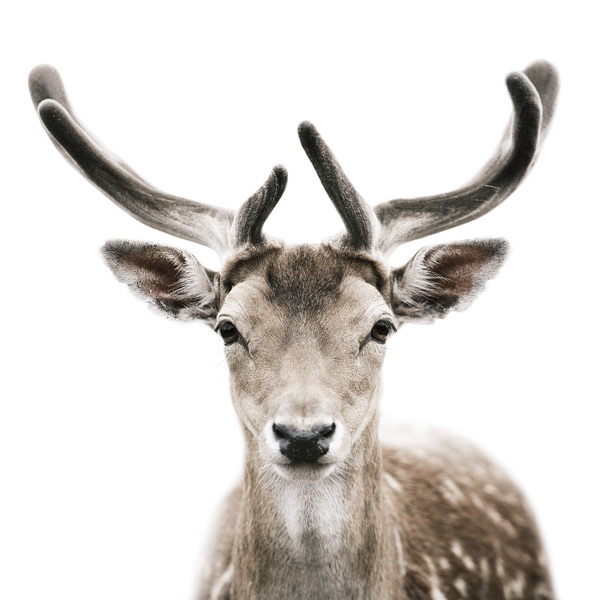
#> input picture PencilSketch/deer.jpg, 600 x 600 px
$ jupyter execute python-checkpoint.ipynb
#> lines starting #> are read from the running program, lines starting #| are printed output that depends on the picture
[cell 1]
import cv2
import matplotlib.pyplot as plt

[cell 2]
#display the image
image = cv2.imread("deer.jpg")
#> image is the input picture: shape (600, 600, 3); mean B, G, R 211.6, 215.3, 219
cv2.imshow("Deer",image)
cv2.waitKey(0)

[cell 3]
#convert into black and white image
grey = cv2.cvtColor(image,cv2.COLOR_BGR2GRAY)
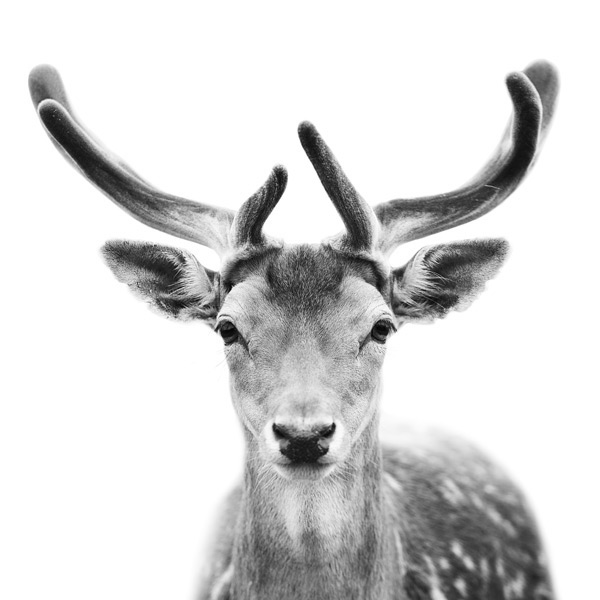
#> grey: shape (600, 600); min 2, max 255, mean 216
cv2.imshow("New Deer",grey)
cv2.waitKey(0)

[cell 4]
#invert the black and white image
inverted_image = 255 - grey
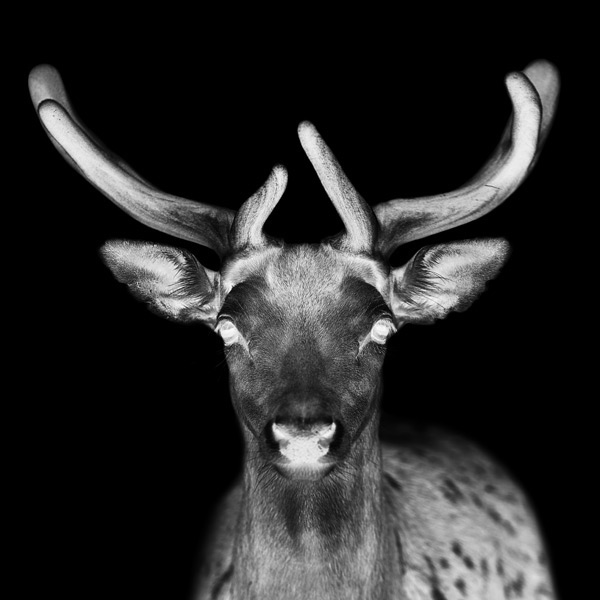
#> inverted_image: shape (600, 600); min 0, max 253, mean 39
cv2.imshow("Inverted", inverted_image)
cv2.waitKey(0)

[cell 5]
#blur the inverted image
blurred = cv2.GaussianBlur(inverted_image, (21, 21), 0)
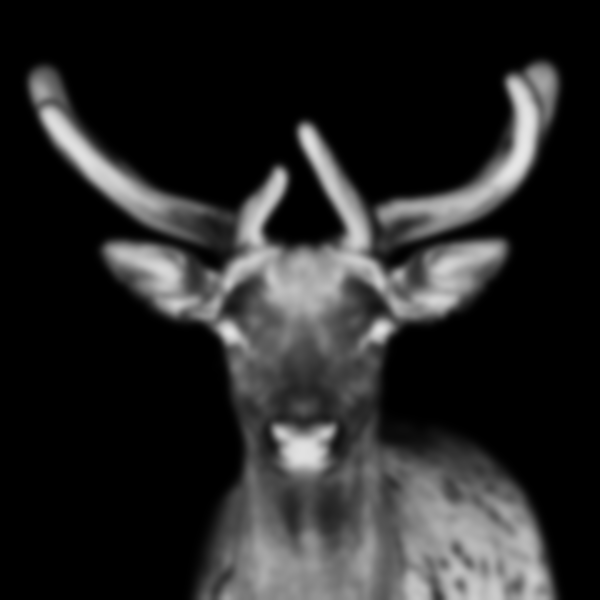
#> blurred: shape (600, 600); min 0, max 231, mean 39
cv2.imshow("Blur", blurred)
cv2.waitKey(0)

[cell 6]
#invert the blurred image
inverted_blurred = 255 - blurred
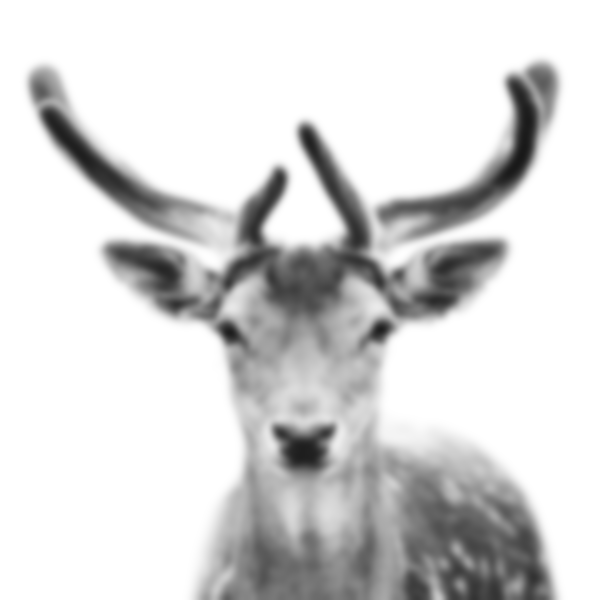
#> inverted_blurred: shape (600, 600); min 24, max 255, mean 216

#divide the grey image by the new inverted blurred image
pencil_sketch = cv2.divide(grey, inverted_blurred, scale=256.0)
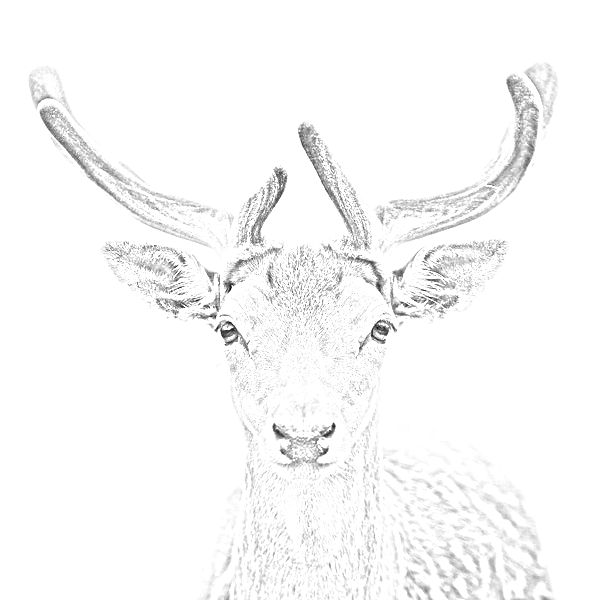
#> pencil_sketch: shape (600, 600); min 6, max 255, mean 248.6
cv2.imshow("Sketch", pencil_sketch)
cv2.waitKey(0)
